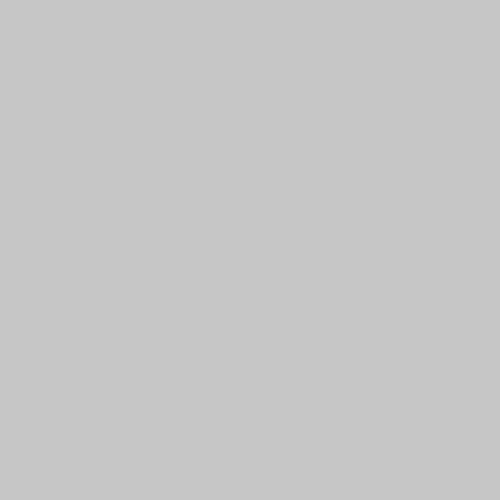
Frame 1 (no input)
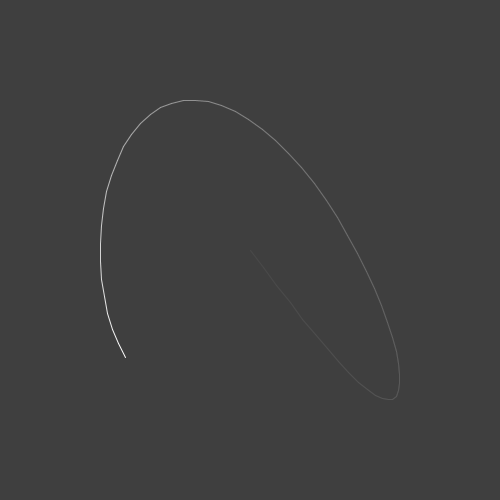
Frame 60 (the mouse pressed at the canvas centre just before this capture)
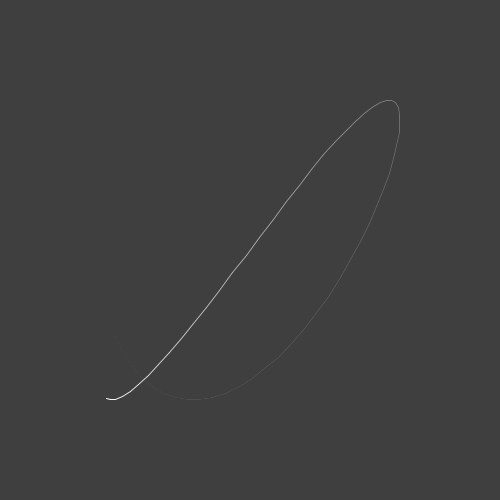
Frame 120 (the mouse held since frame 60 and released just before this capture)

The Processing sketch that drew these frames (run headless with seeded random() and noise(); from frame 60 on, the mouse is pressed at the canvas centre):

// Processing sketch: processing_42746
// ── processing_42746.pde

/*
M. Kontopoulos
 Animation path using a Lissajou curve
 http://en.wikipedia.org/wiki/Lissajous_curve
 */

float rad  = 150;
float angle = 0;
float px, py;
float A, B;
void setup()
{
  size(500, 500);
  smooth();
  A = 3;
  B = 4;
}

void draw()
{
  noStroke();
  fill(50, 10);
  rect(0, 0, width, height);


  float x = width/2 +  sin(A * angle) * rad;
  float y = height/2 + sin(B * angle) * rad;

  //fill(255);
  stroke(255);
  if (px > 0) {
    line(x, y, px, py);
  }


  angle += 0.03;
  px=x;
  py=y;
}
